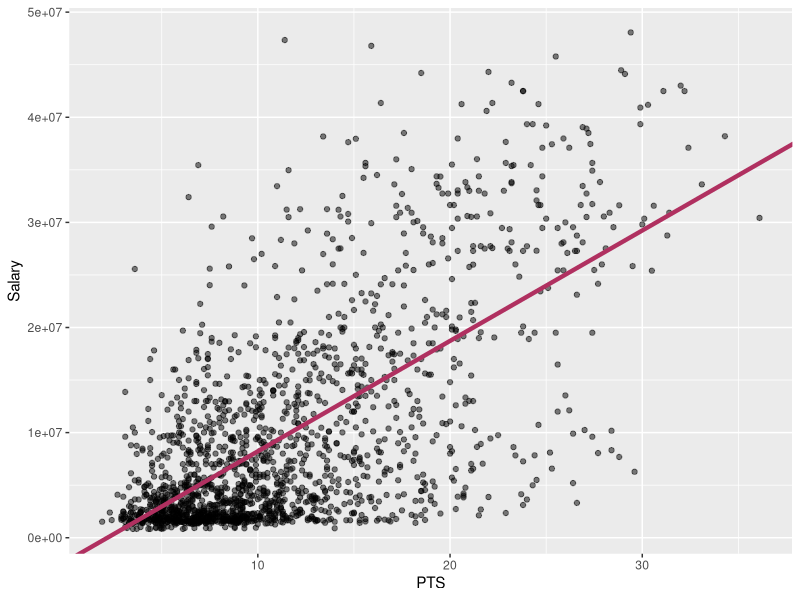
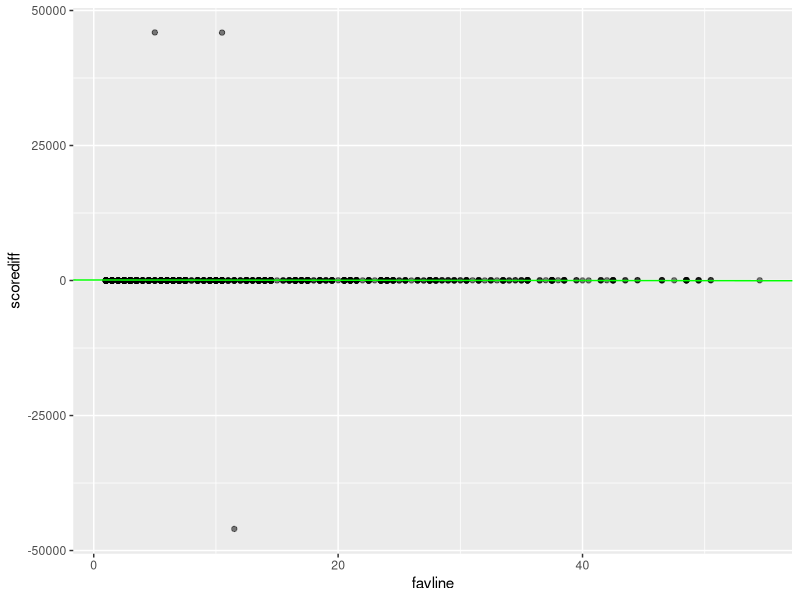
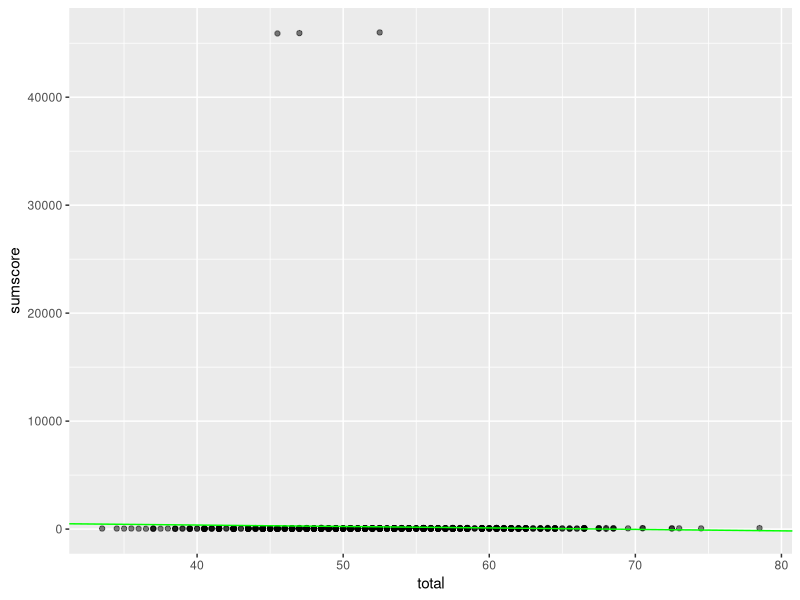

Write the R code that produced these figures, in order.
## ---- chunk 1
knitr::opts_chunk$set(echo = TRUE)
## ---- chunk 2
##loading in packages have tidyverse as it is easier for data manipulation and cleaning
library(broom)
library(ggplot2)
library(tidyverse)
library(readr)
## ---- chunk 3
NBAPlayers <- read_csv('data/NBA_Players.csv')
NCAAFOdds <- read_csv('data/NCAAF_Odds_2024.csv')
## ---- chunk 4
##summary stats of players
summary(NBAPlayers)

## ---- chunk 5
##linear model between Salary and PTS (pts per game)
player_mod <- lm(Salary ~ PTS, data = NBAPlayers)
summary(player_mod)
## ---- chunk 6
##manually entered slope and intercept using geom_abline since stat_smooth wasn't woking
player_plot <- ggplot(NBAPlayers, aes(PTS, Salary)) +
  ##alpha makes all of the points easier to see
  geom_point(alpha = 0.5) +
  ##changed the size and color of the line to make model easier to see
  geom_abline(slope = player_mod$coefficients[[2]], intercept = player_mod$coefficients[[1]], color = 'maroon', size = 1.5)

player_plot
## ---- chunk 7
##using vector notation plugging 10, 20, 30 into our model
x <- c(10, 20, 30)
y <- 1050465 * x - 2282281
y
## ---- chunk 8
odds_mod <- lm(scorediff ~ favline, data = NCAAFOdds)
summary(odds_mod)
## ---- chunk 9
odds_plot <- ggplot(NCAAFOdds, aes(favline, scorediff)) +
  geom_point(alpha = 0.5) +
  geom_abline(slope = odds_mod$coefficients[[2]], intercept = odds_mod$coefficients[[1]], color = 'green')
odds_plot
## ---- chunk 10
##manually removing the 3 outlier rows and assigning to a copy data frame
copy_NCAAFOdds <- NCAAFOdds[-c(519, 575, 705), ]
## ---- chunk 11
new_odds_mod <- lm(scorediff ~ favline, data = copy_NCAAFOdds)
summary(new_odds_mod)
## ---- chunk 12
odds_mod2 <- lm(sumscore ~ total, data = NCAAFOdds)
summary(odds_mod2)
## ---- chunk 13
odds_plot2 <- ggplot(NCAAFOdds, aes(total, sumscore)) +
  geom_point(alpha = 0.5) +
  geom_abline(slope = odds_mod2$coefficients[[2]], intercept = odds_mod2$coefficients[[1]], color = 'green')
odds_plot2
